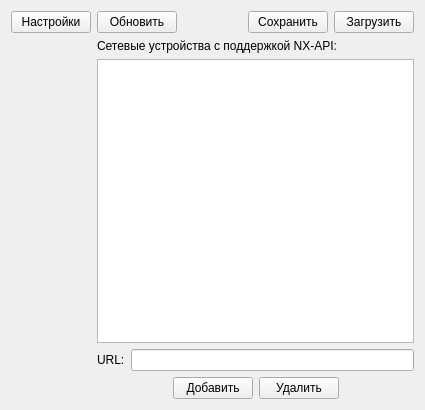
<?xml version="1.0" encoding="UTF-8"?>
<ui version="4.0">
 <class>VMTDControllerForm</class>
 <widget class="QWidget" name="VMTDControllerForm">
  <property name="geometry">
   <rect>
    <x>0</x>
    <y>0</y>
    <width>425</width>
    <height>410</height>
   </rect>
  </property>
  <property name="windowTitle">
   <string>Form</string>
  </property>
  <layout class="QHBoxLayout" name="horizontalLayout_5">
   <item>
    <layout class="QVBoxLayout" name="_1">
     <item>
      <widget class="QPushButton" name="pbSettings">
       <property name="text">
        <string>Настройки</string>
       </property>
      </widget>
     </item>
     <item>
      <spacer name="_2">
       <property name="orientation">
        <enum>Qt::Vertical</enum>
       </property>
       <property name="sizeHint" stdset="0">
        <size>
         <width>20</width>
         <height>40</height>
        </size>
       </property>
      </spacer>
     </item>
    </layout>
   </item>
   <item>
    <layout class="QVBoxLayout" name="_3">
     <item>
      <layout class="QHBoxLayout" name="_4">
       <item>
        <widget class="QPushButton" name="pbRefresh">
         <property name="text">
          <string>Обновить</string>
         </property>
        </widget>
       </item>
       <item>
        <spacer name="_5">
         <property name="orientation">
          <enum>Qt::Horizontal</enum>
         </property>
         <property name="sizeHint" stdset="0">
          <size>
           <width>40</width>
           <height>20</height>
          </size>
         </property>
        </spacer>
       </item>
       <item>
        <widget class="QPushButton" name="pbSave">
         <property name="text">
          <string>Сохранить</string>
         </property>
        </widget>
       </item>
       <item>
        <widget class="QPushButton" name="pbLoad">
         <property name="text">
          <string>Загрузить</string>
         </property>
        </widget>
       </item>
      </layout>
     </item>
     <item>
      <widget class="QLabel" name="_11">
       <property name="text">
        <string>Сетевые устройства с поддержкой NX-API:</string>
       </property>
      </widget>
     </item>
     <item>
      <widget class="QListWidget" name="lwNxApiAdapters"/>
     </item>
     <item>
      <layout class="QHBoxLayout" name="_9">
       <item>
        <widget class="QLabel" name="_10">
         <property name="text">
          <string>URL:</string>
         </property>
        </widget>
       </item>
       <item>
        <widget class="QLineEdit" name="leUrl"/>
       </item>
      </layout>
     </item>
     <item>
      <layout class="QHBoxLayout" name="_6">
       <item>
        <spacer name="_7">
         <property name="orientation">
          <enum>Qt::Horizontal</enum>
         </property>
         <property name="sizeHint" stdset="0">
          <size>
           <width>40</width>
           <height>20</height>
          </size>
         </property>
        </spacer>
       </item>
       <item>
        <widget class="QPushButton" name="pbCreateNxApiAdapter">
         <property name="text">
          <string>Добавить</string>
         </property>
        </widget>
       </item>
       <item>
        <widget class="QPushButton" name="pbDeleteNxApiAdapter">
         <property name="text">
          <string>Удалить</string>
         </property>
        </widget>
       </item>
       <item>
        <spacer name="_8">
         <property name="orientation">
          <enum>Qt::Horizontal</enum>
         </property>
         <property name="sizeHint" stdset="0">
          <size>
           <width>40</width>
           <height>20</height>
          </size>
         </property>
        </spacer>
       </item>
      </layout>
     </item>
    </layout>
   </item>
  </layout>
 </widget>
 <resources/>
 <connections/>
</ui>
